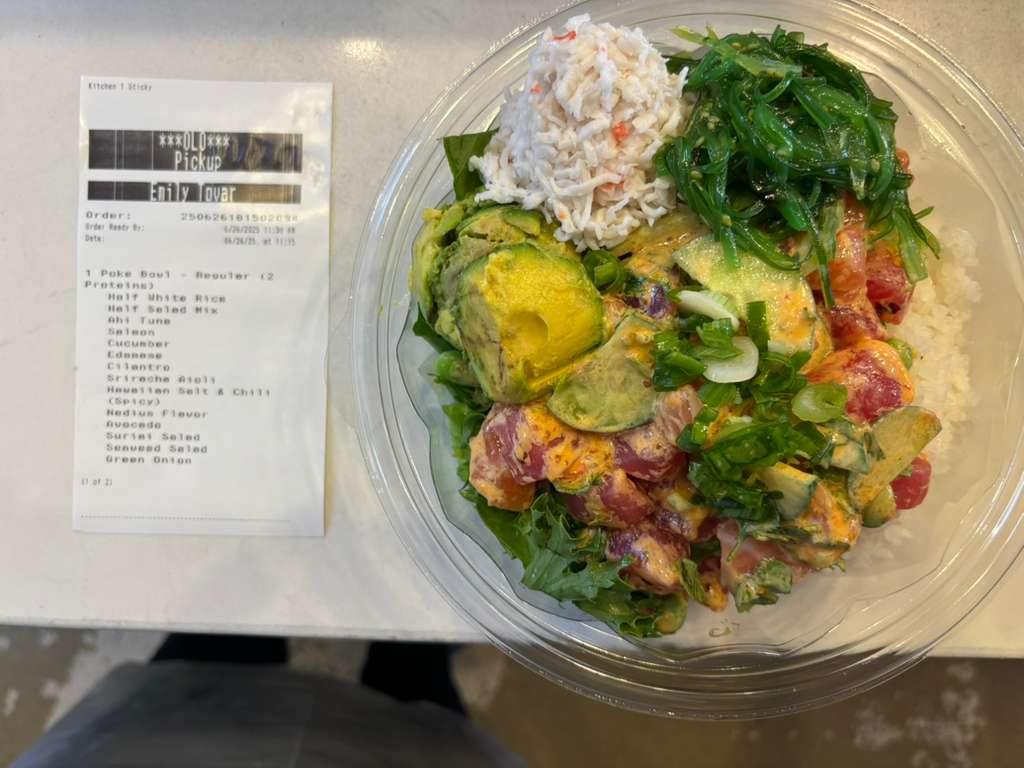
#> input picture Bowls/PHOTO-2025-06-27-04-14-10 4.jpg, 1024 x 768 px, given in place of Bowls, which was not available
$ python auto_crop_detection.py Bowls
#> lines starting #> are read from the running program, lines starting #| are printed output that depends on the picture; after the words box and inside, x2 and y2 are one past the last pixel; in counts of white or black regions, pixels touching at a corner belong together; pictures that were not available may be replaced by others from this repository, and a replacement may not be noted
#!/usr/bin/env python3
"""
Auto Crop Detection Module
Automatically detects and crops bowl and receipt regions from combined images
"""

import cv2
import numpy as np
from PIL import Image
import os
import argparse

def detect_bowl_receipt_split(image_path, output_dir=None):

#> called with image_path = 'Bowls'
    print(f"Processing image: {os.path.basename(image_path)}")

    # Load image
    image = cv2.imread(image_path)
#> image is the input picture: shape (768, 1024, 3); mean B, G, R 114.3, 142.5, 151.6
    if image is None:
        raise ValueError(f"Could not load image: {image_path}")

    height, width = image.shape[:2]
#> height = 768; width = 1024
    print(f"Image dimensions: {width}x{height}")
#| Image dimensions: 1024x768

    # Convert to grayscale
    gray = cv2.cvtColor(image, cv2.COLOR_BGR2GRAY)
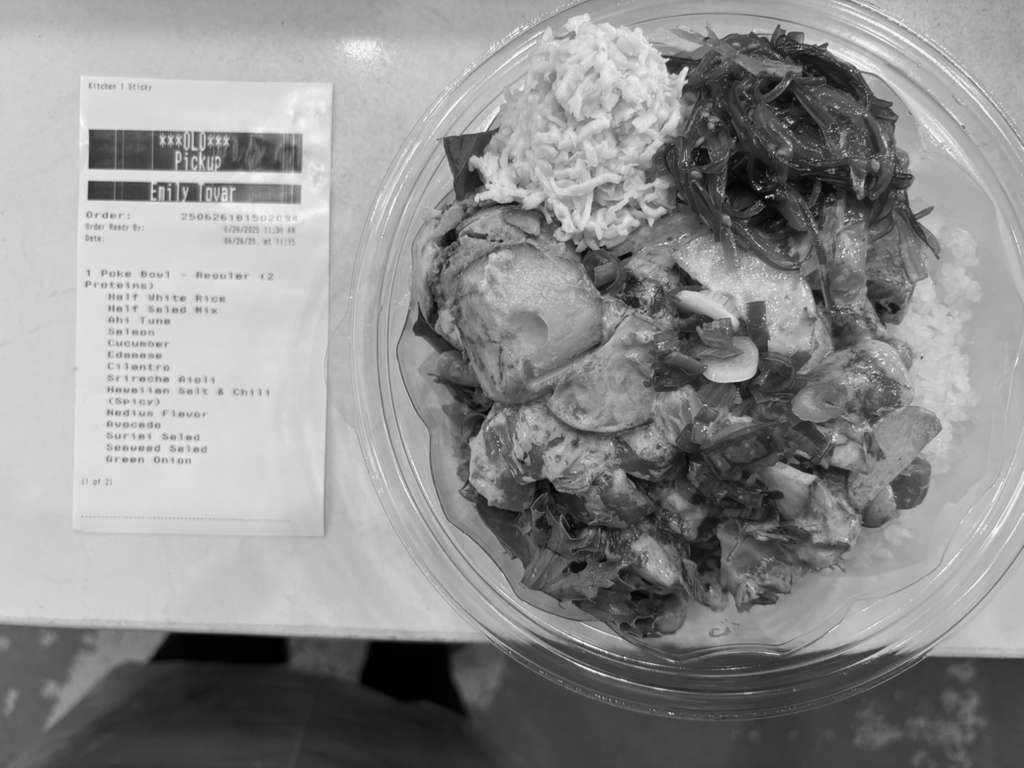
#> gray: shape (768, 1024); min 0, max 254, mean 142

    # Vertical split (middle)
    mid_point = width // 2
#> mid_point = 512
    bowl_region = image[:, :mid_point]
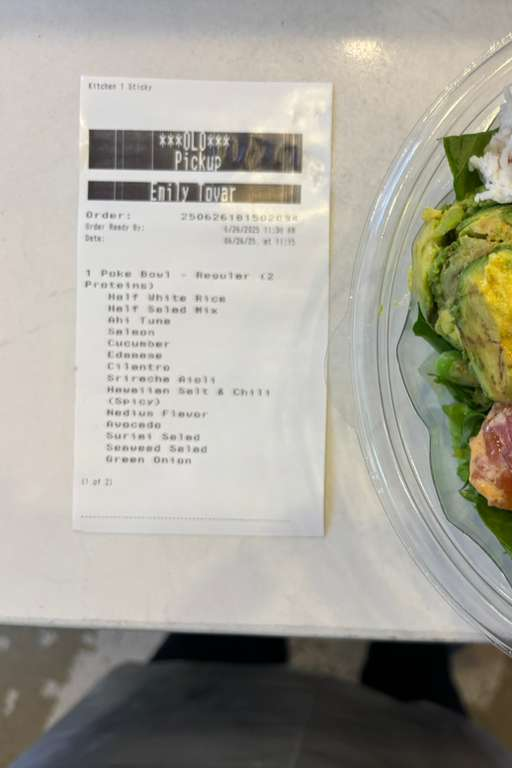
#> bowl_region: shape (768, 512, 3); mean B, G, R 153, 163.2, 166
    receipt_region = image[:, mid_point:]
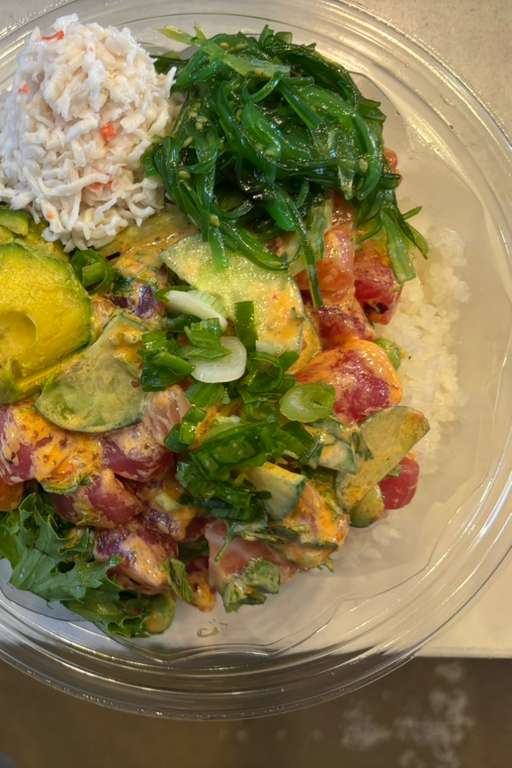
#> receipt_region: shape (768, 512, 3); mean B, G, R 75.7, 121.8, 137.2

    # Edge detection
    edges = cv2.Canny(gray, 50, 150)
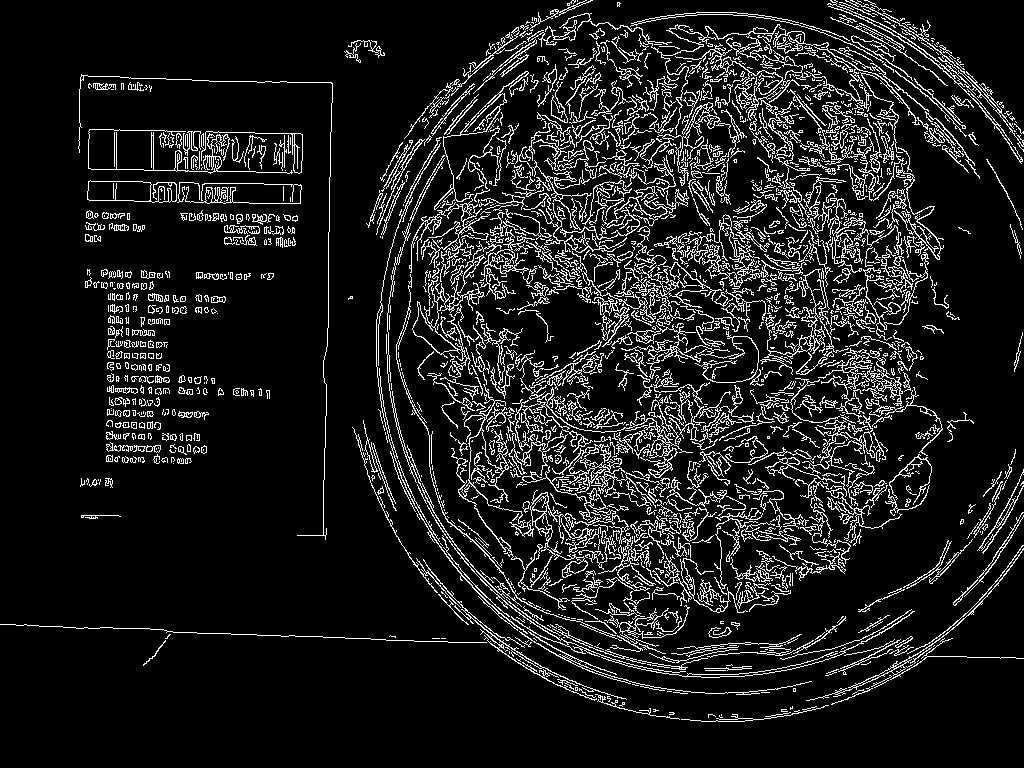
#> edges: shape (768, 1024); 10.9% white in thin lines or dots

    # Find vertical lines that might indicate a split
    vertical_kernel = cv2.getStructuringElement(cv2.MORPH_RECT, (1, 15))
    vertical_lines = cv2.morphologyEx(edges, cv2.MORPH_CLOSE, vertical_kernel)
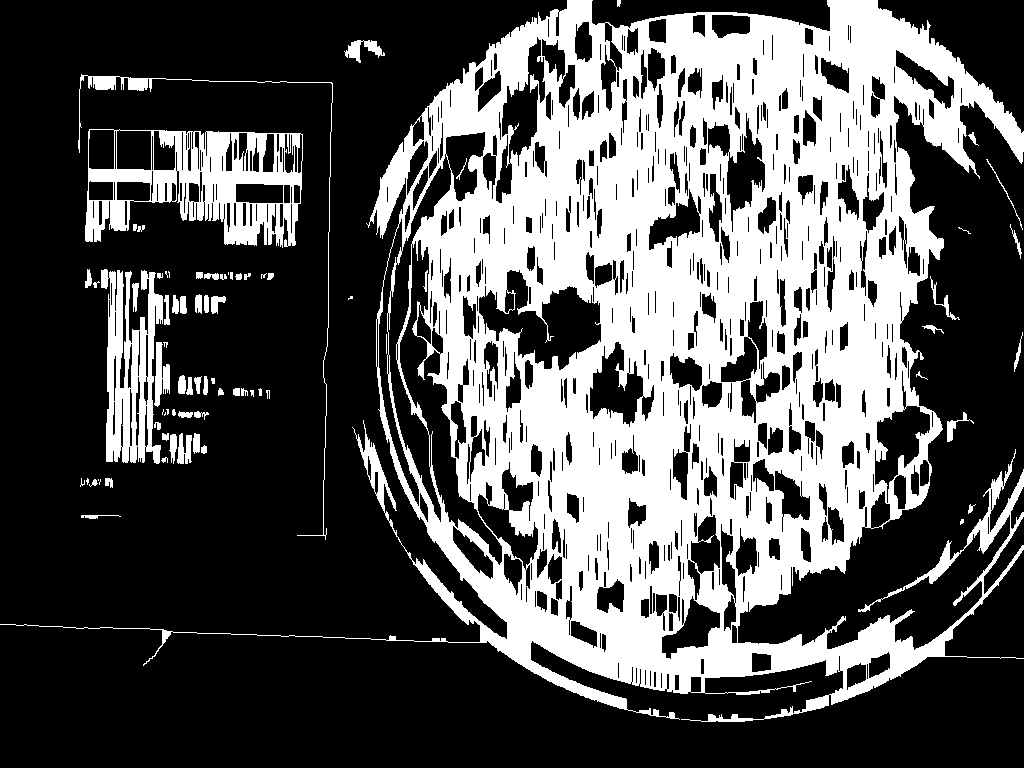
#> vertical_lines: shape (768, 1024); 33.4% white; 77 white regions (15 under 20 px)

    # Find contours of vertical lines
    contours, _ = cv2.findContours(vertical_lines, cv2.RETR_EXTERNAL, cv2.CHAIN_APPROX_SIMPLE)
#> contours = 74 contours, 32 with area under 20; largest, box (x1, y1, x2, y2) and area: (0, 0, 1024, 722) 326643, (85, 129, 303, 248) 19298, (101, 269, 163, 464) 7068, (78, 74, 333, 540) 568, (154, 342, 170, 407) 470

    # Look for a vertical line near the middle
    best_split = mid_point
#> best_split = 512
    min_distance = float('inf')

    for contour in contours:
        x, y, w, h = cv2.boundingRect(contour)
        # Check if this is a vertical line in the middle region
        if w < 20 and h > height * 0.3 and abs(x - mid_point) < width * 0.2:
            distance = abs(x - mid_point)
            if distance < min_distance:
                min_distance = distance
                best_split = x
#> this loop made 74 passes
#> (x, y, w, h) on passes 1, 2, 3, 4, 6, 7, 8, 9, 10, 11, 12, 13: (960, 519, 4, 6), (81, 515, 40, 4), (968, 504, 8, 10), (99, 479, 2, 6), (89, 479, 9, 8), (105, 478, 8, 10), (86, 478, 3, 7), (80, 478, 5, 9), (161, 457, 7, 6), (201, 445, 6, 9), (169, 434, 8, 30), (193, 433, 7, 21)
#> (contour, x, y, w, h) on passes 5, 58: ([[98, 479], [98, 480]], 98, 479, 1, 2), ([[228, 272], [228, 274]], 228, 272, 1, 3)
#> after the loop, best_split = 512; min_distance = inf

    print(f"Detected split at x={best_split} (original middle: {mid_point})")
#| Detected split at x=512 (original middle: 512)

    # Crop using the detected split
    bowl_crop = image[:, :best_split]
    receipt_crop = image[:, best_split:]

    # Save crops if output directory specified
    if output_dir:
        os.makedirs(output_dir, exist_ok=True)
        base_name = os.path.splitext(os.path.basename(image_path))[0]

        bowl_path = os.path.join(output_dir, f"{base_name}_bowl.jpg")
        receipt_path = os.path.join(output_dir, f"{base_name}_receipt.jpg")

        cv2.imwrite(bowl_path, bowl_crop)
        cv2.imwrite(receipt_path, receipt_crop)

    return bowl_crop, receipt_crop

def batch_process_images(input_dir, output_dir):

    supported_formats = ('.jpg', '.jpeg', '.png', '.bmp', '.tiff')
    if not os.path.exists(input_dir):
        raise ValueError(f"Input directory does not exist: {input_dir}")

    os.makedirs(output_dir, exist_ok=True)

    processed_count = 0
    error_count = 0

    for filename in os.listdir(input_dir):
        if filename.lower().endswith(supported_formats):
            input_path = os.path.join(input_dir, filename)

            try:
                detect_bowl_receipt_split(input_path, output_dir)
                processed_count += 1
            except Exception as e:
                print(f"❌ Error processing {filename}: {e}")
                error_count += 1

    print(f"\nProcessing complete!")
    print(f"Processed: {processed_count} images")
    print(f"Errors: {error_count} images")

def main():
    parser = argparse.ArgumentParser(description='Auto crop bowl and receipt from combined images')
    parser.add_argument('input', help='Input image path or directory')
    parser.add_argument('-o', '--output', help='Output directory for cropped images')
    parser.add_argument('--batch', action='store_true', help='Process all images in input directory')

    args = parser.parse_args()

    if args.batch:
        batch_process_images(args.input, args.output or 'cropped_output')
    else:
        detect_bowl_receipt_split(args.input, args.output)

if __name__ == "__main__":
    main()

$ run again, on Bowls/PHOTO-2025-06-28-05-23-26 2.jpg
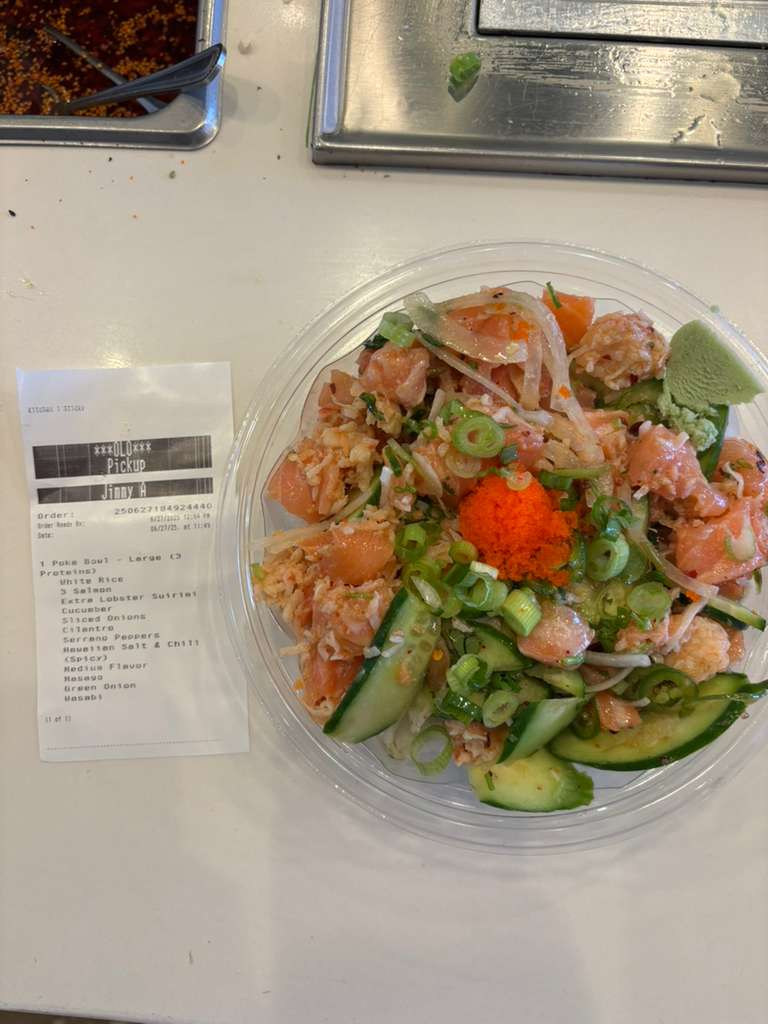
#> input picture Bowls/PHOTO-2025-06-28-05-23-26 2.jpg, 768 x 1024 px, given in place of Bowls, which was not available
#> in detect_bowl_receipt_split, image is the input picture: shape (1024, 768, 3); mean B, G, R 126.9, 147.6, 162.1
#| Image dimensions: 768x1024
#> in detect_bowl_receipt_split, `edges = cv2.Canny(gray, 50, 150)`:
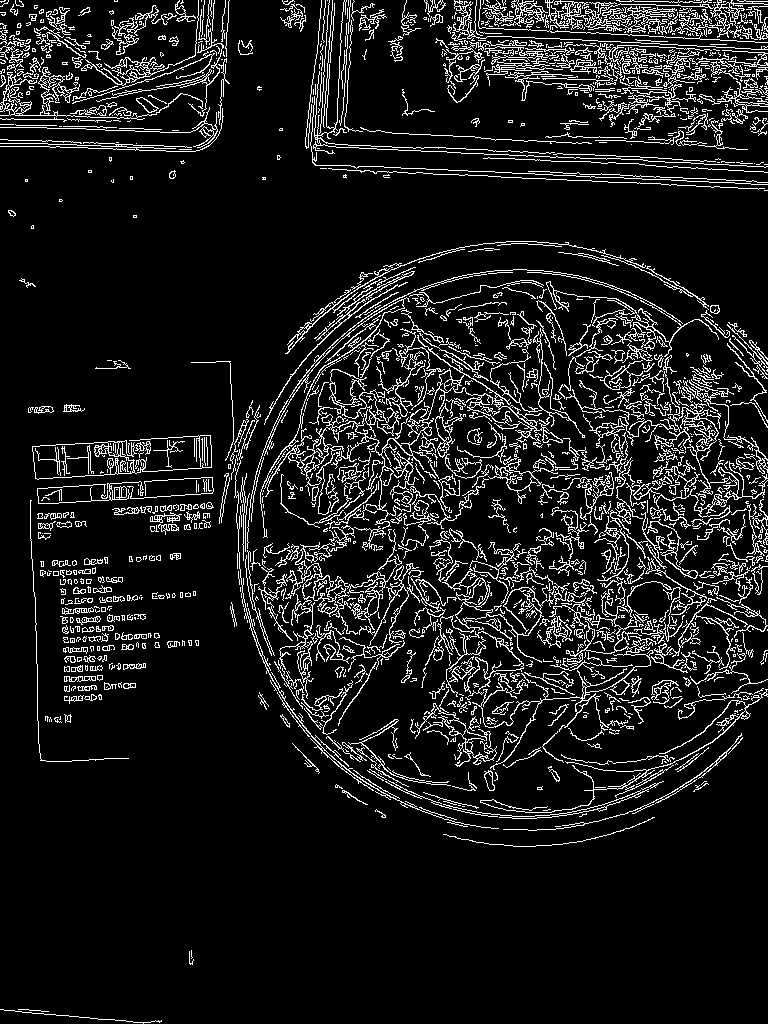
#> edges: shape (1024, 768); 10.2% white in thin lines or dots
#> in detect_bowl_receipt_split, `vertical_lines = cv2.morphologyEx(edges, cv2.MORPH_CLOSE, vertical_ker..`:
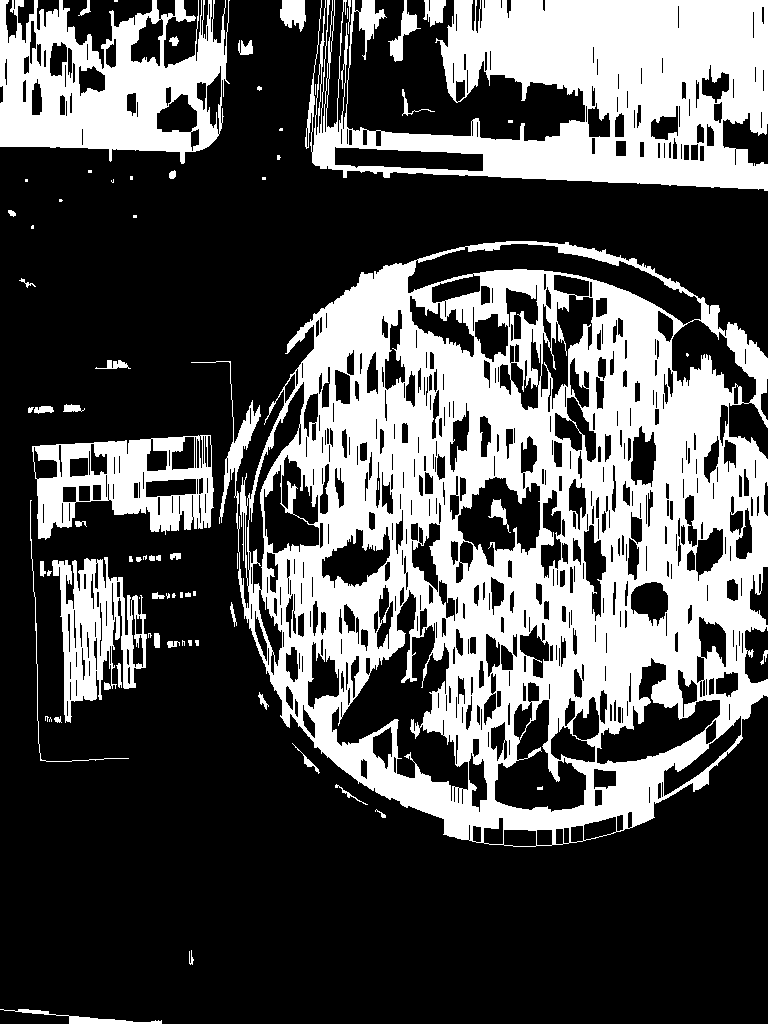
#> vertical_lines: shape (1024, 768); 32.7% white; 75 white regions (30 under 20 px)
#> contours = 71 contours, 38 with area under 20; largest, box (x1, y1, x2, y2) and area: (191, 241, 768, 847) 258650, (305, 0, 768, 191) 56243, (0, 0, 230, 164) 26301, (32, 435, 214, 540) 13554, (52, 557, 147, 723) 7960
#> the loop in detect_bowl_receipt_split, `for contour in contours:` made 71 passes
#> (x, y, w, h) on passes 1 to 8: (0, 1009, 162, 15), (189, 950, 5, 15), (375, 809, 11, 9), (335, 784, 33, 21), (292, 743, 28, 31), (49, 717, 3, 5), (54, 716, 8, 7), (45, 716, 4, 6)
#> after the loop in detect_bowl_receipt_split, `for contour in contours:`: best_split = 384; min_distance = inf
#| Detected split at x=384 (original middle: 384)
